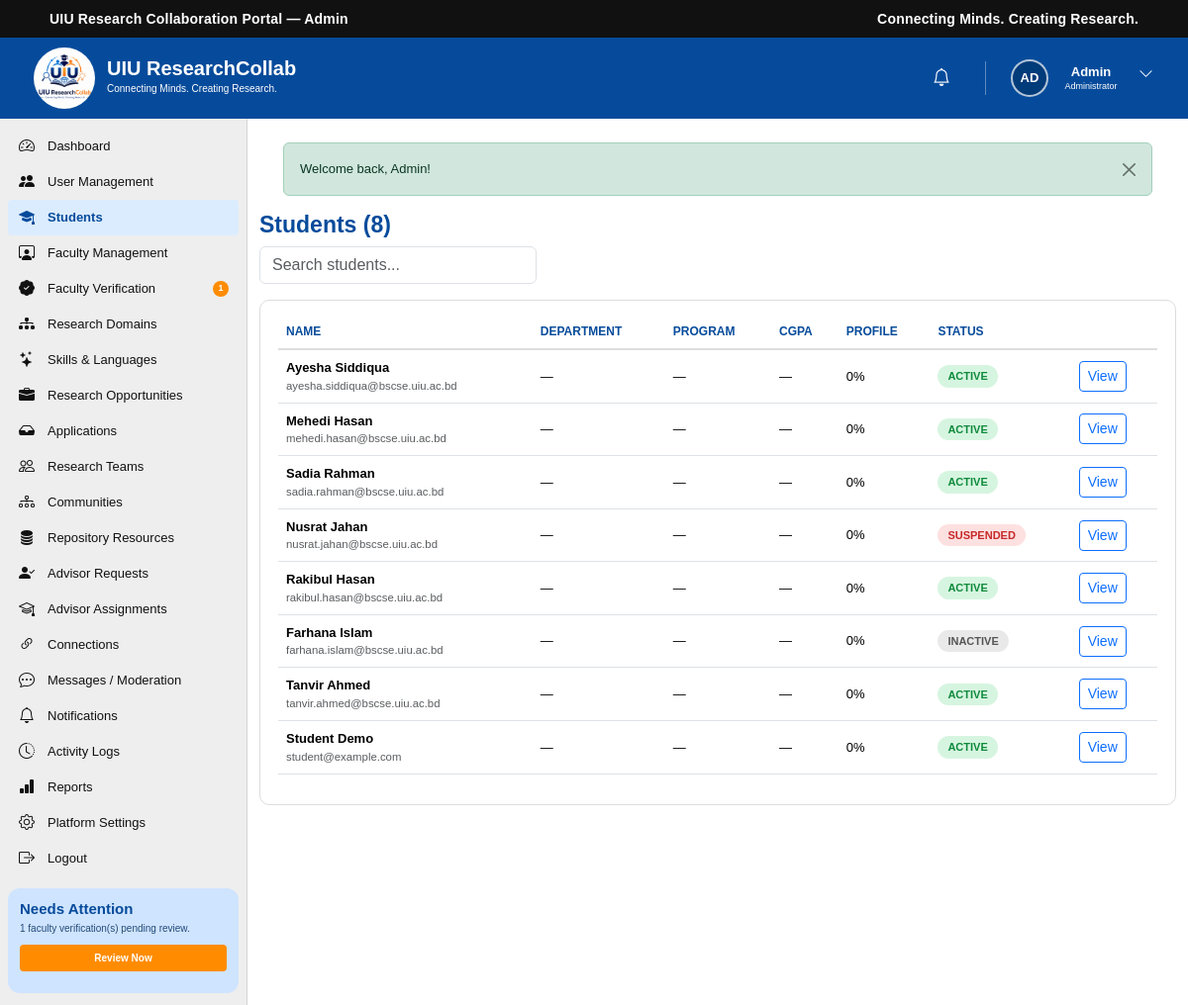
The app's page /admin/students.php (signed in) with its own data.
### tables this page shows
CREATE TABLE `users` (
  `id` int(10) UNSIGNED NOT NULL,
  `name` varchar(100) NOT NULL,
  `email` varchar(150) NOT NULL,
  `password` varchar(255) NOT NULL,
  `role` enum('student','faculty','admin') NOT NULL DEFAULT 'student',
  `status` enum('active','inactive','suspended') NOT NULL DEFAULT 'active',
  `email_verified_at` datetime DEFAULT NULL,
  `last_login_at` datetime DEFAULT NULL,
  `created_at` timestamp NOT NULL DEFAULT current_timestamp(),
  `updated_at` timestamp NOT NULL DEFAULT current_timestamp() ON UPDATE current_timestamp()
);

### includes/functions.php (called while the page is built, shortened)
<?php
function e(?string $value): string
{
    return htmlspecialchars((string)$value, ENT_QUOTES, 'UTF-8');
}
function base_url(): string
{
    static $base = null;
    if ($base === null) {
        $root    = str_replace('\\', '/', rtrim(dirname(__DIR__), '/\\'));
        $docRoot = str_replace('\\', '/', rtrim($_SERVER['DOCUMENT_ROOT'] ?? '', '/\\'));
        $base    = ($docRoot !== '' && strpos($root, $docRoot) === 0) ? substr($root, strlen($docRoot)) : '';
    }
    return $base;
}
function url(string $path): string
{
    return base_url() . $path;
}
function initials(string $name): string
{
    $parts = array_filter(preg_split('/\s+/', trim($name)));
    $parts = array_values($parts);
    $first = mb_substr($parts[0], 0, 1);
    $last  = count($parts) > 1 ? mb_substr(end($parts), 0, 1) : '';
    return mb_strtoupper($first . $last);
}
function current_page(): int
{
    $p = isset($_GET['page']) ? (int)$_GET['page'] : 1;
    return $p > 0 ? $p : 1;
}
function paginate_offset(int $page, int $perPage): int
{
    return ($page - 1) * $perPage;
}

### includes/auth.php (called while the page is built, shortened)
<?php
function current_user_id(): ?int
{
    return isset($_SESSION['user_id']) ? (int)$_SESSION['user_id'] : null;
}
function is_logged_in(): bool
{
    return isset($_SESSION['user_id']);
}
function current_user(): ?array
{
    static $cache = null;
    if ($cache === null) {
        $stmt = db()->prepare('SELECT * FROM users WHERE id = ? LIMIT 1');
        $stmt->execute([current_user_id()]);
        $cache = $stmt->fetch() ?: null;
    }
    return $cache;
}

### config/database.php (called while the page is built, shortened)
<?php
function db(): PDO
{
    static $pdo = null;
    if ($pdo === null) {
        $dsn = 'mysql:host=' . DB_HOST . ';dbname=' . DB_NAME . ';charset=' . DB_CHARSET;
        try {
            $pdo = new PDO($dsn, DB_USER, DB_PASS, [
                PDO::ATTR_ERRMODE            => PDO::ERRMODE_EXCEPTION,
                PDO::ATTR_DEFAULT_FETCH_MODE => PDO::FETCH_ASSOC,
                PDO::ATTR_EMULATE_PREPARES   => false,
            ]);
        } catch (PDOException $e) {
            error_log('Database connection failed: ' . $e->getMessage());
            http_response_code(500);
            die('Service temporarily unavailable. Please try again later.');
        }
    }
    return $pdo;
}

### includes/admin_guard.php (called while the page is built, shortened)
<?php
$currentUser = current_user();

### admin/students.php (the view, shortened to what this page needs)
<?php
require_once __DIR__ . '/../includes/admin_guard.php';
$pdo = db();
$q = trim((string)($_GET['q'] ?? ''));
$where = ["u.role = 'student'"];
$params = [];
$perPage = 20;
$page = current_page();
$countStmt = $pdo->prepare("SELECT COUNT(*) FROM users u LEFT JOIN student_profiles sp ON sp.user_id = u.id WHERE " . implode(' AND ', $where));
$countStmt->execute($params);
$total = (int)$countStmt->fetchColumn();
$stmt = $pdo->prepare(
    "SELECT u.id, u.name, u.email, u.status, u.created_at, sp.department, sp.program, sp.cgpa, sp.profile_completion
     FROM users u LEFT JOIN student_profiles sp ON sp.user_id = u.id
     WHERE " . implode(' AND ', $where) . " ORDER BY u.created_at DESC LIMIT $perPage OFFSET " . paginate_offset($page, $perPage)
);
$stmt->execute($params);
$students = $stmt->fetchAll();
?>
<!DOCTYPE html>
<html lang="en">
<head>
    <link href="https://cdn.jsdelivr.net/npm/bootstrap@5.3.3/dist/css/bootstrap.min.css" rel="stylesheet">
    <link rel="stylesheet" href="https://cdn.jsdelivr.net/npm/bootstrap-icons@1.11.3/font/bootstrap-icons.min.css">
    <link rel="stylesheet" href="../CSS/dashboard.css">
</head>
<body>
<?php require __DIR__ . '/../includes/admin_header.php'; ?>
<?php require __DIR__ . '/../includes/admin_sidebar.php'; ?>
    <main class="dashboard-main">
        <h2 style="color:var(--uiu-blue);font-size:23px;font-weight:700;">Students (<?= $total ?>)</h2>
        <form method="get" class="mb-3"><input type="text" name="q" value="<?= e($q) ?>" class="form-control" style="max-width:280px;" placeholder="Search students..."></form>
        <div class="app-panel">
            <?php if (!$students): ?>
                <div class="app-empty-state"><i class="bi bi-mortarboard"></i><p>No students found.</p></div>
            <?php else: ?>
            <div class="table-responsive-wrap">
            <table class="table table-hover">
                <thead><tr><th>Name</th><th>Department</th><th>Program</th><th>CGPA</th><th>Profile</th><th>Status</th><th></th></tr></thead>
                <tbody>
                <?php foreach ($students as $s): ?>
                    <tr>
                        <td><div class="fw-semibold"><?= e($s['name']) ?></div><div class="text-muted small"><?= e($s['email']) ?></div></td>
                        <td><?= e($s['department'] ?: '—') ?></td>
                        <td><?= e($s['program'] ?: '—') ?></td>
                        <td><?= $s['cgpa'] !== null ? e((string)$s['cgpa']) : '—' ?></td>
                        <td><?= (int)($s['profile_completion'] ?? 0) ?>%</td>
                        <td><span class="pill <?= $s['status'] === 'active' ? 'pill-green' : ($s['status'] === 'suspended' ? 'pill-red' : 'pill-gray') ?>"><?= e(ucfirst($s['status'])) ?></span></td>
                        <td><a href="<?= e(url('/admin/user-details.php?id=' . $s['id'])) ?>" class="btn btn-sm btn-outline-primary">View</a></td>
                    </tr>
                <?php endforeach; ?>
                </tbody>
            </table>
            </div>
            <?php endif; ?>
        </div>
    </main>
<?php require __DIR__ . '/../includes/footer.php'; ?>
</body>
</html>

### includes/admin_header.php (shortened to what this page needs)
<div class="top-bar">
    <div class="container-fluid">
        <div class="row align-items-center">
            <div class="col-6">
                <div class="portal-title">UIU Research Collaboration Portal — Admin</div>
            </div>
            <div class="col-6 text-end">
                <div class="portal-tagline">Connecting Minds. Creating Research.</div>
            </div>
        </div>
    </div>
</div>
<header class="dashboard-header">
    <div class="dashboard-header-left">
        <a href="<?= e(url('/admin/dashboard.php')) ?>" class="dashboard-logo-link">
            <img src="<?= e(url('/IMAGES/logo.jpg')) ?>" alt="UIU ResearchCollab Logo" class="dashboard-logo">
        </a>
        <div class="dashboard-brand">
            <h1>UIU ResearchCollab</h1>
            <p>Connecting Minds. Creating Research.</p>
        </div>
    </div>
    <div class="dashboard-header-right">
        <div class="header-icon notification-icon">
            <a href="<?= e(url('/admin/notifications.php')) ?>" aria-label="Notifications">
                <i class="bi bi-bell"></i>
            </a>
        </div>
        <div class="dropdown dashboard-user-dropdown">
            <button class="dashboard-user btn p-0 border-0 bg-transparent" type="button" data-bs-toggle="dropdown" aria-expanded="false" aria-label="User menu">
                <span class="user-avatar avatar-initials"><?= e(initials($currentUser['name'])) ?></span>
                <div class="user-information">
                    <h3 class="user-first-name"><?= e(explode(' ', trim($currentUser['name']))[0] ?? $currentUser['name']) ?></h3>
                    <p>Administrator</p>
                </div>
                <span class="user-dropdown-button"><i class="bi bi-chevron-down"></i></span>
            </button>
        </div>
    </div>
</header>
<div class="dashboard-wrapper">

### CSS/dashboard.css (style rules this page uses)
:root { --uiu-blue: #064b9b; --uiu-dark-blue: #003b7a; --uiu-light-blue: #e5f0ff; --uiu-orange: #ff8c00; --uiu-green: #13a538; --uiu-purple: #7b3fc6; --uiu-teal: #00a99d; --text-dark: #111111; --text-medium: #444444; --text-light: #666666; --background: #f5f5f5; --card-background: #ffffff; --border-color: #dddddd; }
* { margin: 0; padding: 0; box-sizing: border-box; }
html { scroll-behavior: smooth; }
body { font-family: Arial, Helvetica, sans-serif; background-color: var(--background); color: var(--text-dark); font-size: 14px; overflow-x: hidden; }
a { text-decoration: none; }
button, input { font-family: inherit; }
img { max-width: 100%; display: block; }
.top-bar { width: 100%; min-height: 38px; background-color: #111111; color: #ffffff; display: flex; align-items: center; }
.top-bar .container-fluid { padding-left: 50px; padding-right: 50px; }
.portal-title { font-size: 14px; font-weight: 700; letter-spacing: 0.2px; line-height: 1.2; }
.portal-tagline { font-size: 14px; font-weight: 600; letter-spacing: 0.2px; line-height: 1.2; }
.dashboard-header { width: 100%; height: 82px; background-color: var(--uiu-blue); display: flex; align-items: center; justify-content: space-between; padding: 30px 30px; color: #ffffff; }
.dashboard-header-left { display: flex; align-items: center; height: 100%; flex-shrink: 0; }
.dashboard-logo-link { display: flex; align-items: center; justify-content: center; width: 70px; height: 70px; }
.dashboard-logo { width: 62px; height: 62px; object-fit: contain; border-radius: 50%; }
.dashboard-brand { margin-left: 8px; line-height: 1; }
.dashboard-brand h1 { margin: 0; color: #ffffff; font-size: 20px; font-weight: 700; line-height: 20px; }
.dashboard-brand p { margin: 1px 0 0; color: #ffffff; font-size: 10px; line-height: 20px; }
.dashboard-header-right { height: 100%; display: flex; align-items: center; justify-content: flex-end; gap: 15px; }
.header-icon { width: 38px; height: 42px; display: flex; align-items: center; justify-content: center; position: relative; }
.dashboard-user { height: 100%; display: flex; align-items: center; gap: 8px; }
.user-avatar { width: 38px; height: 38px; border-radius: 50%; object-fit: cover; border: 2px solid rgba(255, 255, 255, 0.7); }
.user-information { min-width: 70px; }
.user-information h3 { margin: 0; color: #ffffff; font-size: 13px; font-weight: 700; line-height: 16px; }
.user-information p { margin: 0; color: #ffffff; font-size: 9px; line-height: 12px; }
.user-dropdown-button { width: 25px; height: 30px; border: none; background: transparent; color: #ffffff; font-size: 15px; cursor: pointer; }
.dashboard-wrapper { width: 100%; min-height: calc(100vh - 102px); display: flex; align-items: stretch; }
.dashboard-main { flex: 1; min-width: 0; background-color: #ffffff; padding: 10px 12px 20px; }
.avatar-initials { display: flex; align-items: center; justify-content: center; background-color: var(--uiu-dark-blue); color: #ffffff; font-size: 13px; font-weight: 700; }
.header-icon a { width: 35px; height: 35px; border: none; background: transparent; color: #ffffff; font-size: 18px; cursor: pointer; display: flex; align-items: center; justify-content: center; position: relative; }
.dashboard-user-dropdown { height: 100%; display: flex; align-items: center; }

### admin/students.php (style rules this page uses)
.app-panel { background:#fff;border:1px solid var(--border-color);border-radius:10px;padding:14px 18px;margin-bottom:14px }
.table thead th { color:var(--uiu-blue);font-size:12px;text-transform:uppercase;border-bottom:2px solid var(--border-color) }
.table td { vertical-align:middle;font-size:13px }
.table-responsive-wrap { overflow-x:auto }
.pill { display:inline-flex;align-items:center;padding:3px 10px;border-radius:20px;font-size:11px;font-weight:700;text-transform:uppercase }
.pill-green { background:#d6f5e0;color:#0f8a3c }
.pill-red { background:#fde0e0;color:#c62828 }
.pill-gray { background:#e9e9e9;color:#555 }

### records on screen
users: name "AD", name "Admin"
users: name "Ayesha Siddiqua", email "ayesha.siddiqua@bscse.uiu.ac.bd", department "—", program "—", profile_completion "0", status "ACTIVE"
users: name "Mehedi Hasan", email "mehedi.hasan@bscse.uiu.ac.bd", department "—", program "—", profile_completion "0", status "ACTIVE"
users: name "Sadia Rahman", email "sadia.rahman@bscse.uiu.ac.bd", department "—", program "—", profile_completion "0", status "ACTIVE"
users: name "Nusrat Jahan", email "nusrat.jahan@bscse.uiu.ac.bd", department "—", program "—", profile_completion "0", status "SUSPENDED"
users: name "Rakibul Hasan", email "rakibul.hasan@bscse.uiu.ac.bd", department "—", program "—", profile_completion "0", status "ACTIVE"
users: name "Farhana Islam", email "farhana.islam@bscse.uiu.ac.bd", department "—", program "—", profile_completion "0", status "INACTIVE"
users: name "Tanvir Ahmed", email "tanvir.ahmed@bscse.uiu.ac.bd", department "—", program "—", profile_completion "0", status "ACTIVE"
users: name "Student Demo", email "student@example.com", department "—", program "—", profile_completion "0", status "ACTIVE"

### other values on screen
$label "Dashboard"
$label "User Management"
$label "Students"
$label "Faculty Management"
$label "Faculty Verification"
$pendingVerificationCount "1"
$label "Research Domains"
$label "Skills & Languages"
$label "Research Opportunities"
$label "Applications"
$label "Research Teams"
$label "Communities"
$label "Repository Resources"
$label "Advisor Requests"
$label "Advisor Assignments"
